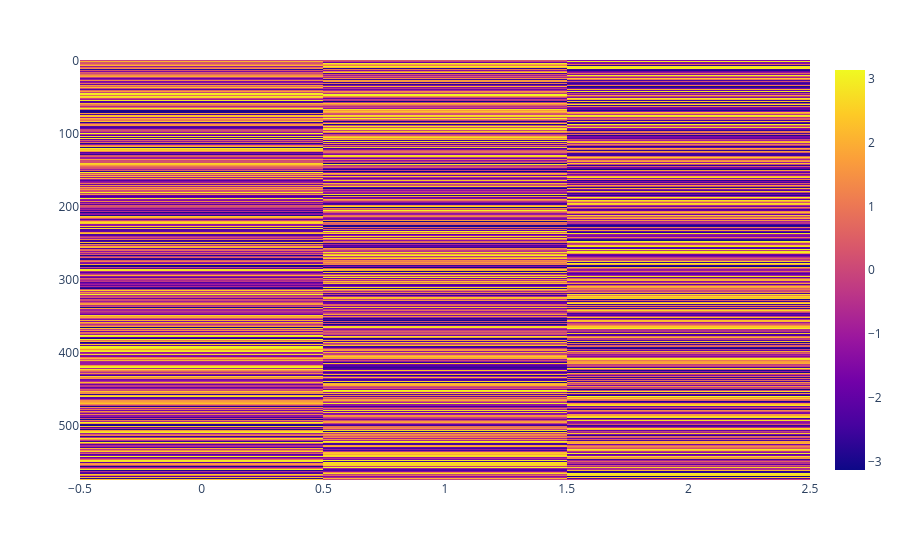

Write notebook code for a chart like this one.
### Code cell
protein.plot_dihedrals()

### Figure 1 — Plotly figure (JSON) as saved in the notebook; plotly's stock layout.template omitted (floating-point values rounded to 4 significant figures; data arrays with more than 128 entries replaced by an {"elided": "..."} marker saying what was removed)
{"data": [{"coloraxis": "coloraxis", "hovertemplate": "x: %{x}<br>y: %{y}<br>color: %{z}<extra></extra>", "name": "0", "type": "heatmap", "xaxis": "x", "yaxis": "y", "z": {"elided": "574x3 float values"}}], "layout": {"coloraxis": {"colorscale": [[0, "#0d0887"], [0.1111, "#46039f"], [0.2222, "#7201a8"], [0.3333, "#9c179e"], [0.4444, "#bd3786"], [0.5556, "#d8576b"], [0.6667, "#ed7953"], [0.7778, "#fb9f3a"], [0.8889, "#fdca26"], [1, "#f0f921"]]}, "margin": {"t": 60}, "xaxis": {"anchor": "y", "domain": [0, 1]}, "yaxis": {"anchor": "x", "autorange": "reversed", "domain": [0, 1]}}}
